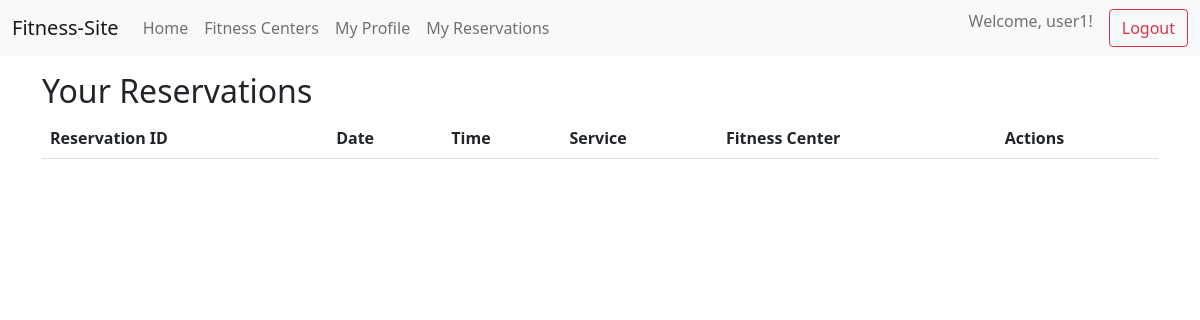
Page /user/reservations (signed in) on the earlier database version.
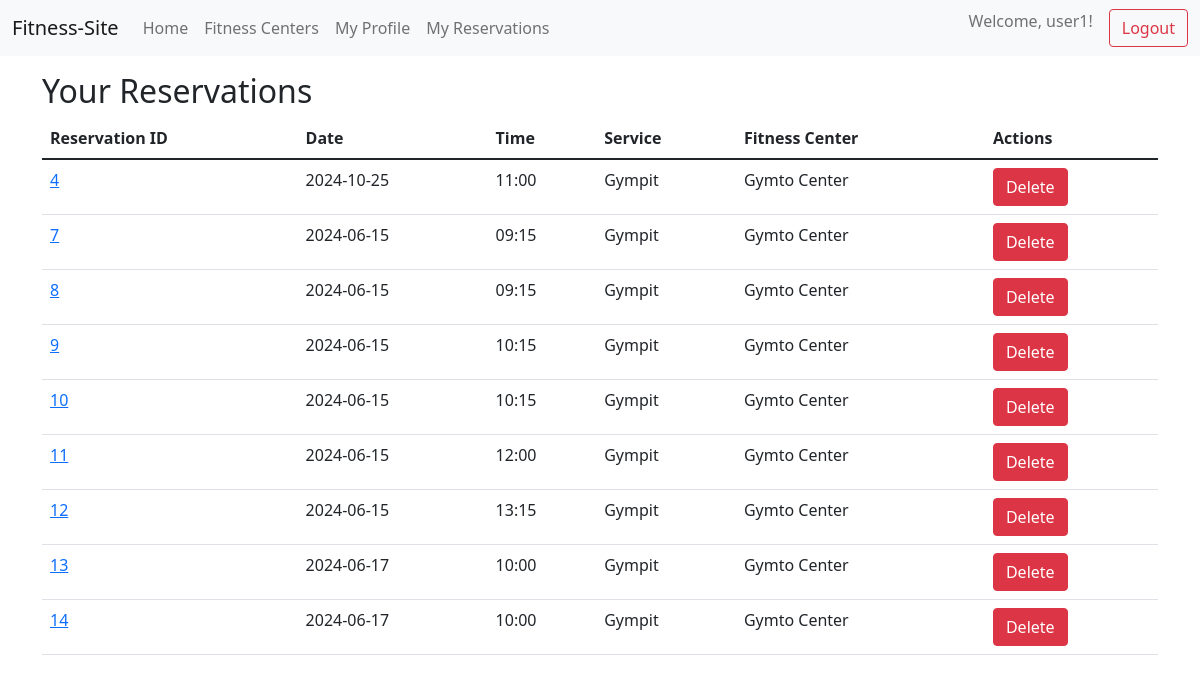
Same page on the later database version.
### models.py (models this page shows, shortened)
class User(Base):
    __tablename__ = 'user'
    id = Column(Integer, primary_key=True, autoincrement=True)
    login = Column(String(50), unique=True, nullable=False)
    password = Column(String(50), nullable=False)
    birth_date = Column(DateTime, default='1940-01-01', nullable=False)
    phone = Column(String(50), nullable=False)
    funds = Column(Integer, default=0, nullable=False)
    resources = relationship("Resources", back_populates="user")
    reservation = relationship("Reservation", back_populates="user")
    rating = relationship("Rating", back_populates="user")

class Reservation(Base):
    __tablename__ = 'reservation'
    id = Column(Integer, primary_key=True, autoincrement=True)
    user_id = Column(Integer, ForeignKey(User.id), nullable=False)
    trainer_id = Column(Integer, ForeignKey(Trainer.id), nullable=False)
    service_id = Column(Integer, ForeignKey(Service.id), nullable=False)
    date = Column(DateTime, nullable=False)
    time = Column(Time, nullable=False)
    user = relationship("User", back_populates="reservation")
    trainer = relationship("Trainer", back_populates="reservation")
    service = relationship("Service", back_populates="reservation")

class Service(Base):
    __tablename__ = 'service'
    id = Column(Integer, primary_key=True, autoincrement=True)
    name = Column(String(50), unique=True, nullable=False)
    duration = Column(Integer, nullable=False)
    description = Column(String(500))
    price = Column(Integer, default=0, nullable=False)
    fitness_center_id = Column(Integer, ForeignKey(FitnessCenter.id), nullable=False)
    max_attendees = Column(Integer, default=1, nullable=False)
    fitness_center = relationship("FitnessCenter", back_populates="service")
    resources = relationship("Resources", back_populates="service")
    trainer_services = relationship("TrainerServices", back_populates="service")
    reservation = relationship("Reservation", back_populates="service")

class FitnessCenter(Base):
    __tablename__ = 'fitness_center'
    id = Column(Integer, primary_key=True, autoincrement=True)
    name = Column(String(50), unique=True, nullable=False)
    address = Column(String(300), nullable=False)
    contacts = Column(String(300), nullable=False)
    trainer = relationship("Trainer", back_populates="fitness_center")
    service = relationship("Service", back_populates="fitness_center")

### main.py (the view, shortened to what this page needs)
@app.route('/user/reservations', methods=['GET', 'POST'])
@login_required
def user_reservations():
    user_id = session.get('user_id')
    if request.method == 'GET':
        services = db_session.query(Service).all()
        reservations = db_session.query(
            Reservation.id.label('reservation_id'),
            Reservation.date,
            Reservation.time,
            User.login.label('user_name'),
            Service.name.label('service_name'),
            FitnessCenter.name.label('fitness_center_name')
        ).join(User, Reservation.user_id == User.id) \
            .join(Service, Reservation.service_id == Service.id) \
            .join(FitnessCenter, Service.fitness_center_id == FitnessCenter.id) \
            .filter(Reservation.user_id == user_id) \
            .all()
        return render_template('reservations.html', reservations=reservations, services=services,
                               user_login=session.get('user_login'))

### database.py (called while the page is built)
def shutdown_session(exception=None):
    db_session.remove()

### main.py (called while the page is built)
@app.teardown_appcontext
def cleanup(exception=None):
    shutdown_session()

def login_required(func):
    @wraps(func)
    def wr1(*args, **kwargs):
        if session.get('user_id') is None:
            return redirect('/login')
        results = func(*args, **kwargs)
        return results
    return wr1

### templates/reservations.html (shortened to what this page needs)
{% extends 'base.html' %}
{% block content %}
<h2>Your Reservations</h2>
<table class="table">
    <thead>
        <tr>
            <th>Reservation ID</th>
            <th>Date</th>
            <th>Time</th>
            <th>Service</th>
            <th>Fitness Center</th>
            <th>Actions</th>
        </tr>
    </thead>
    <tbody>
        {% for reservation in reservations %}
        <tr id="reservation-{{ reservation.reservation_id }}">
            <td><a href="{{ url_for('user_reservations_id', reservation_id=reservation.reservation_id) }}">{{ reservation.reservation_id }}</a></td>
            <td>{{ reservation.date.strftime("%Y-%m-%d") }}</td>
            <td>{{ reservation.time.strftime("%H:%M") }}</td>
            <td>{{ reservation.service_name }}</td>
            <td>{{ reservation.fitness_center_name }}</td>
            <td>
                <button onclick="deleteReservation({{ reservation.reservation_id }})" class="btn btn-danger">Delete</button>
            </td>
        </tr>
        {% endfor %}
    </tbody>
</table>
{% endblock %}

### templates/base.html (shortened to what this page needs)
<!DOCTYPE html>
<html lang="en">
<head>
    <link href="https://cdn.jsdelivr.net/npm/bootstrap@5.1.3/dist/css/bootstrap.min.css" rel="stylesheet">
</head>
<body>
    <nav class="navbar navbar-expand-lg navbar-light bg-light">
        <div class="container-fluid">
            <a class="navbar-brand" href="/">Fitness-Site</a>
            <div class="collapse navbar-collapse" id="navbarNav">
                <ul class="navbar-nav me-auto mb-2 mb-lg-0">
                    <li class="nav-item">
                        <a class="nav-link" href="/">Home</a>
                    </li>
                    <li class="nav-item">
                        <a class="nav-link" href="/fitness_centers">Fitness Centers</a>
                    </li>
                    {% if user_login %}
                    <li class="nav-item"><a class="nav-link" href="/user">My Profile</a></li>
                    <li class="nav-item"><a class="nav-link" href="/user/reservations">My Reservations</a></li>
                    {% endif %}
                </ul>
                <ul class="navbar-nav ms-auto">
                    {% if not user_login %}
                    <li class="nav-item"><button class="btn btn-outline-success me-2" type="button" onclick="location.href='/login'">Login</button></li>
                    <li class="nav-item"><button class="btn btn-outline-primary" type="button" onclick="location.href='/register'">Register</button></li>
                    {% else %}
                    <li class="nav-item"><span class="navbar-text">Welcome, {{ user_login }}!</span></li>
                    <li class="nav-item"><button class="btn btn-outline-danger ms-3" type="button" onclick="location.href='/logout'">Logout</button></li>
                    {% endif %}
                </ul>
            </div>
        </div>
    </nav>
    <div class="container mt-3">
        {% block content %}{% endblock %}
    </div>
</body>
</html>

Differences in the rows shown:
now on this page (row edited): User: login "user1"
added Reservation: reservation_id "4", date "2024-10-25", time "11:00", service_name "Gympit", fitness_center_name "Gymto Center"
added Reservation: reservation_id "7", date "2024-06-15", time "09:15", service_name "Gympit", fitness_center_name "Gymto Center"
added Reservation: reservation_id "8", date "2024-06-15", time "09:15", service_name "Gympit", fitness_center_name "Gymto Center"
added Reservation: reservation_id "9", date "2024-06-15", time "10:15", service_name "Gympit", fitness_center_name "Gymto Center"
added Reservation: reservation_id "10", date "2024-06-15", time "10:15", service_name "Gympit", fitness_center_name "Gymto Center"
added Reservation: reservation_id "11", date "2024-06-15", time "12:00", service_name "Gympit", fitness_center_name "Gymto Center"
added Reservation: reservation_id "12", date "2024-06-15", time "13:15", service_name "Gympit", fitness_center_name "Gymto Center"
added Reservation: reservation_id "13", date "2024-06-17", time "10:00", service_name "Gympit", fitness_center_name "Gymto Center"
added Reservation: reservation_id "14", date "2024-06-17", time "10:00", service_name "Gympit", fitness_center_name "Gymto Center"
Other differences:
{{ user_login }}: "user1" → (not shown)
